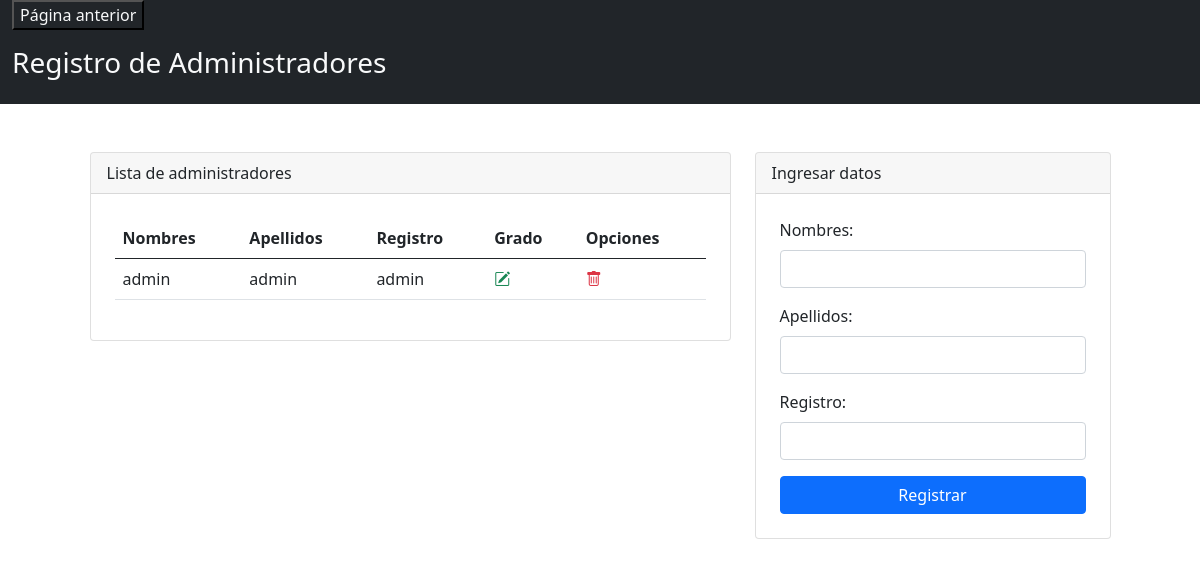
Page /admin/admin/admins.php on the committed database.
### tables this page shows
CREATE TABLE `user` (
  `id` int(11) NOT NULL,
  `user` varchar(100) NOT NULL,
  `password` varchar(200) NOT NULL,
  `nombre` varchar(200) NOT NULL,
  `apellidos` varchar(200) NOT NULL,
  `registro` varchar(100) NOT NULL,
  `tipo` varchar(100) NOT NULL,
  `grado` int(11) DEFAULT NULL,
  `activo` int(11) NOT NULL
);

### admin/admin/admins.php (the view, shortened to what this page needs)
<?php
    include("../../config/db.php");
    ?>
<!DOCTYPE html>
<html lang="es">
<head>
    <link rel="stylesheet" href="https://cdn.jsdelivr.net/npm/bootstrap@5.0.2/dist/css/bootstrap.min.css">
    <link rel="stylesheet" href="https://cdn.jsdelivr.net/npm/bootstrap-icons@1.5.0/font/bootstrap-icons.css">
</head>
<body>
    <?php
    $query = "SELECT * FROM user WHERE tipo='admin' and activo='1'";
    $admins = mysqli_query($connection, $query);
    ?>
<div class="container-fluid  text-light bg-dark">
    <div>
    <td>
<a href="../dashboard.php" ><input type="button" class="text-light bg-dark" value="Página anterior"></a>
    </div>
    <div class = "row">
            <div class="col-md">
                <header class="py-3">
                    <h3>Registro de Administradores</h3>
                </header>
            </div>
    </div>
</div>
<div class="container mt-5">
    <div class="row justify-content-center">
        <div class="col-md-7">
            <div class="card">
                <div class="card-header">
                    Lista de administradores
                </div>
                <div class="p-4">
                    <table class="table align-middle">
                        <thead>
                            <tr>
                                <th scope="col">Nombres</th>
                                <th scope="col">Apellidos</th>
                                <th scope="col">Registro</th>
                                <th scope="col">Grado</th>
                                <th scope="col" colspan="2">Opciones</th>
                            </tr>
                        </thead>
                        <tbody>
                        <?php
                                foreach ($admins as $dato) {
                            ?>
                            <tr>
                                <td><?php echo $dato['nombre']; ?></td>
                                <td><?php echo $dato['apellidos']; ?></td>
                                <td><?php echo $dato['registro']; ?></td>
                                <td><a class="text-success" href="editar.php?codigo=<?php echo $dato['id']; ?>"><i class="bi bi-pencil-square"></i></a></td>
                                <td><a class="text-danger" href="./delete.php?id=<?php echo $dato['id']; ?>"><i class="bi bi-trash"></i></a></td>
                            </tr>
                            <?php
                                }
                            ?>
                        </tbody>
                    </table>
                </div>
            </div>
        </div>
        <div class="col-md-4">
            <div class="card">
                <div class="card-header">
                    Ingresar datos
                </div>
                <form class="p-4" method="POST" action="registrar.php">
                    <div class="mb-3">
                        <label class="form-label">Nombres: </label>
                        <input type="text" class="form-control" name="txtNombre" autofocus required>
                    </div>
                    <div class="mb-3">
                        <label class="form-label">Apellidos: </label>
                        <input type="text" class="form-control" name="txtApellidos" autofocus required>
                    </div>
                    <div class="mb-3">
                        <label class="form-label">Registro: </label>
                        <input type="text" class="form-control" name="txtRegistro" autofocus required>
                    </div>
                    <div class="d-grid">
                        <input type="submit" class="btn btn-primary" value="Registrar">
                    </div>
                </form>
            </div>
        </div>
    </div>
</div>
</body>
</html>

### rows in the picture
user: nombre "admin", apellidos "admin", registro "admin"
